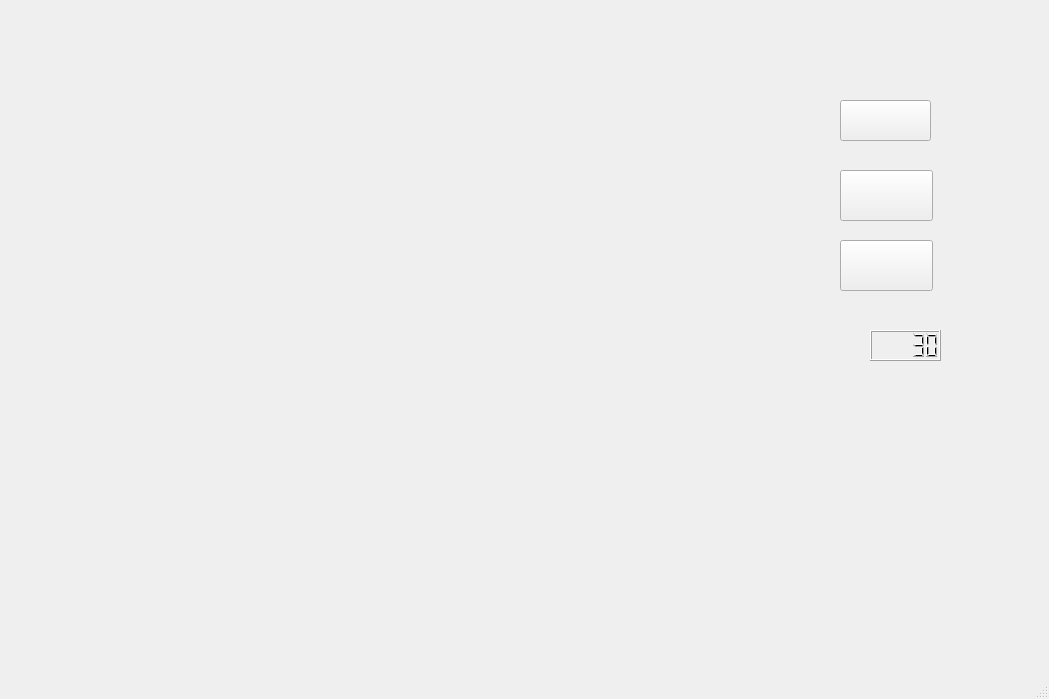
<?xml version="1.0" encoding="UTF-8"?>
<ui version="4.0">
 <class>MainWindow</class>
 <widget class="QMainWindow" name="MainWindow">
  <property name="geometry">
   <rect>
    <x>0</x>
    <y>0</y>
    <width>1049</width>
    <height>699</height>
   </rect>
  </property>
  <property name="windowTitle">
   <string>MainWindow</string>
  </property>
  <widget class="QWidget" name="centralwidget">
   <widget class="QPushButton" name="quitButton">
    <property name="geometry">
     <rect>
      <x>840</x>
      <y>100</y>
      <width>91</width>
      <height>41</height>
     </rect>
    </property>
    <property name="text">
     <string/>
    </property>
   </widget>
   <widget class="QPushButton" name="startButton">
    <property name="geometry">
     <rect>
      <x>840</x>
      <y>170</y>
      <width>93</width>
      <height>51</height>
     </rect>
    </property>
    <property name="text">
     <string/>
    </property>
   </widget>
   <widget class="QPushButton" name="restart">
    <property name="geometry">
     <rect>
      <x>840</x>
      <y>240</y>
      <width>93</width>
      <height>51</height>
     </rect>
    </property>
    <property name="text">
     <string/>
    </property>
   </widget>
   <widget class="QWidget" name="widget" native="true">
    <property name="geometry">
     <rect>
      <x>820</x>
      <y>470</y>
      <width>361</width>
      <height>261</height>
     </rect>
    </property>
    <property name="styleSheet">
     <string notr="true">background-image: url(:/new/prefix1/miku.png)
</string>
    </property>
    <widget class="QLabel" name="label">
     <property name="geometry">
      <rect>
       <x>20</x>
       <y>60</y>
       <width>58</width>
       <height>16</height>
      </rect>
     </property>
     <property name="text">
      <string/>
     </property>
     <property name="pixmap">
      <pixmap resource="mikubcg.qrc">:/new/prefix1/miku.png</pixmap>
     </property>
    </widget>
   </widget>
   <widget class="QLCDNumber" name="lcdNumber">
    <property name="geometry">
     <rect>
      <x>870</x>
      <y>330</y>
      <width>71</width>
      <height>31</height>
     </rect>
    </property>
    <property name="value" stdset="0">
     <double>30.000000000000000</double>
    </property>
   </widget>
   <widget class="QWidget" name="time" native="true">
    <property name="geometry">
     <rect>
      <x>840</x>
      <y>330</y>
      <width>31</width>
      <height>41</height>
     </rect>
    </property>
    <property name="styleSheet">
     <string notr="true">image:url(:/new/prefix1/time.png)</string>
    </property>
    <widget class="QLabel" name="label_2">
     <property name="geometry">
      <rect>
       <x>0</x>
       <y>20</y>
       <width>58</width>
       <height>191</height>
      </rect>
     </property>
     <property name="text">
      <string/>
     </property>
     <property name="pixmap">
      <pixmap resource="time.qrc">:/new/prefix1/time.png</pixmap>
     </property>
    </widget>
   </widget>
   <widget class="QWidget" name="widget_2" native="true">
    <property name="geometry">
     <rect>
      <x>790</x>
      <y>80</y>
      <width>181</width>
      <height>81</height>
     </rect>
    </property>
    <property name="styleSheet">
     <string notr="true">image:url(:/new/prefix1/give-up.png)</string>
    </property>
   </widget>
   <widget class="QWidget" name="start" native="true">
    <property name="geometry">
     <rect>
      <x>820</x>
      <y>160</y>
      <width>120</width>
      <height>80</height>
     </rect>
    </property>
    <property name="styleSheet">
     <string notr="true">image:url(:/Library/Mobile Documents/com~apple~CloudDocs/start.png)</string>
    </property>
    <widget class="QWidget" name="widget_3" native="true">
     <property name="geometry">
      <rect>
       <x>10</x>
       <y>70</y>
       <width>120</width>
       <height>80</height>
      </rect>
     </property>
     <property name="styleSheet">
      <string notr="true">image:url(:/Library/Mobile Documents/com~apple~CloudDocs/restart.png)</string>
     </property>
    </widget>
   </widget>
   <widget class="QWidget" name="restart_2" native="true">
    <property name="geometry">
     <rect>
      <x>830</x>
      <y>230</y>
      <width>120</width>
      <height>80</height>
     </rect>
    </property>
    <property name="styleSheet">
     <string notr="true">image:url(:/Library/Mobile Documents/com~apple~CloudDocs/restart.png)</string>
    </property>
   </widget>
   <zorder>restart_2</zorder>
   <zorder>start</zorder>
   <zorder>widget_2</zorder>
   <zorder>quitButton</zorder>
   <zorder>startButton</zorder>
   <zorder>restart</zorder>
   <zorder>widget</zorder>
   <zorder>lcdNumber</zorder>
   <zorder>time</zorder>
  </widget>
  <widget class="QMenuBar" name="menubar">
   <property name="geometry">
    <rect>
     <x>0</x>
     <y>0</y>
     <width>1049</width>
     <height>36</height>
    </rect>
   </property>
  </widget>
  <widget class="QStatusBar" name="statusbar"/>
 </widget>
 <resources>
  <include location="mikubcg.qrc"/>
  <include location="time.qrc"/>
 </resources>
 <connections/>
</ui>
